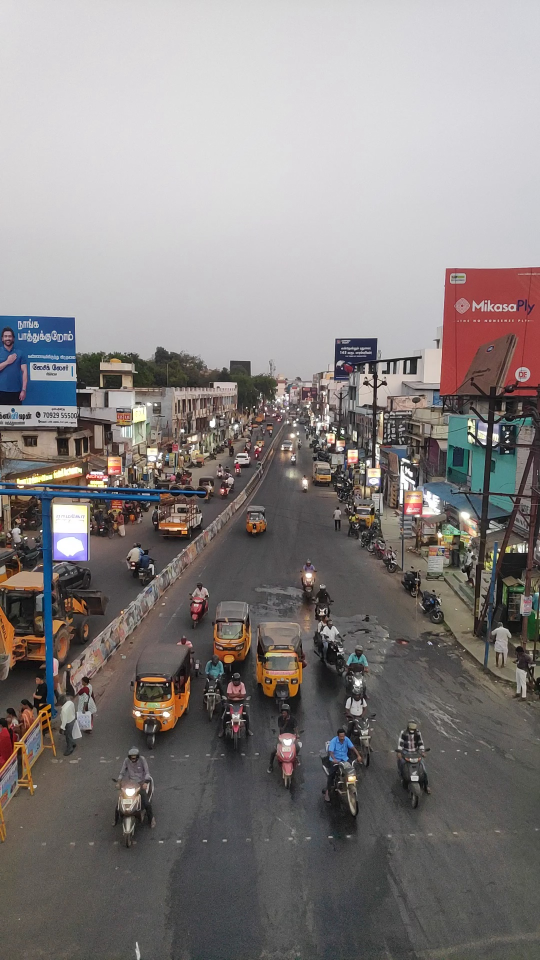
#> input picture Images/01/0.jpg, 1080 x 1920 px, found by its file name (shown at 1/2 size); its folder holds only this picture in this run
$ jupyter execute --allow-errors Edge_Detection.ipynb   (shell and % lines are left out)
#> lines starting #> are read from the running program, lines starting #| are printed output that depends on the picture; after the words box and inside, x2 and y2 are one past the last pixel; in counts of white or black regions, pixels touching at a corner belong together
[cell 1]
from google.colab import drive
drive.mount('/content/drive')

[cell 2]
%cd /content/drive/MyDrive/SIH

[cell 3]
import cv2 as cv
import numpy as np
import matplotlib.pyplot as plt
import os

[cell 4]
def contours_detector(img):
    gray = cv.cvtColor(img, cv.COLOR_BGR2GRAY)
    blank = np.zeros(img.shape[:2], dtype='uint8')
    blurred_image = cv.GaussianBlur(gray, (5, 5), 0)

    edges = cv.Canny(blurred_image, 50, 150)

    contours, hierarchy = cv.findContours(edges, cv.RETR_LIST, cv.CHAIN_APPROX_SIMPLE)
    count = len(contours)
    area = [cv.contourArea(contour) for contour in contours]
    print("Area: ",area)

    vehicle_contours = [cnt for cnt in contours if 400 < cv.contourArea(cnt) < 1200]
    vehicle_count = len(vehicle_contours)
    print("Vehicle count: ", vehicle_count)

    cv.drawContours(blank, contours, -1, (255), thickness=2)
    blank = cv.dilate(blank, (3,3), iterations=1)

    return blank, count

image = cv.imread('/content/drive/MyDrive/SIH/Images/02/06.jpg')
#> (the rest of this cell did not finish here and is left out)

[cell 5]
min_list = []
min_folder = []
for f in os.listdir('Images'):
    f_path = os.path.join('Images', f)
    if os.path.isdir(f_path):
        min_count = []
        fol_num = []
        for l in os.listdir(f_path):
            l_path = os.path.join(f_path, l)
            parts = l_path.split(".")[0].split('/')

            image = cv.imread(l_path)
#> image is the input picture: shape (1920, 1080, 3); mean B, G, R 129.7, 130.5, 135.5
            blank, count = contours_detector(image)
#> in contours_detector (call 2), `gray = cv.cvtColor(img, cv.COLOR_BGR2GRAY)`:
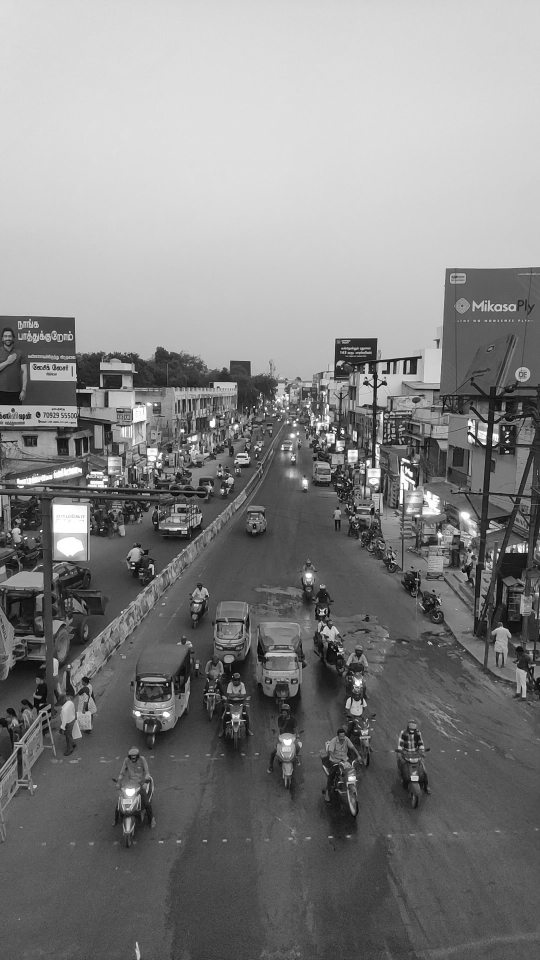
#> gray: shape (1920, 1080) (shown at 1/2 size); min 0, max 255, mean 131.9
#> in contours_detector (call 2), `edges = cv.Canny(blurred_image, 50, 150)`:
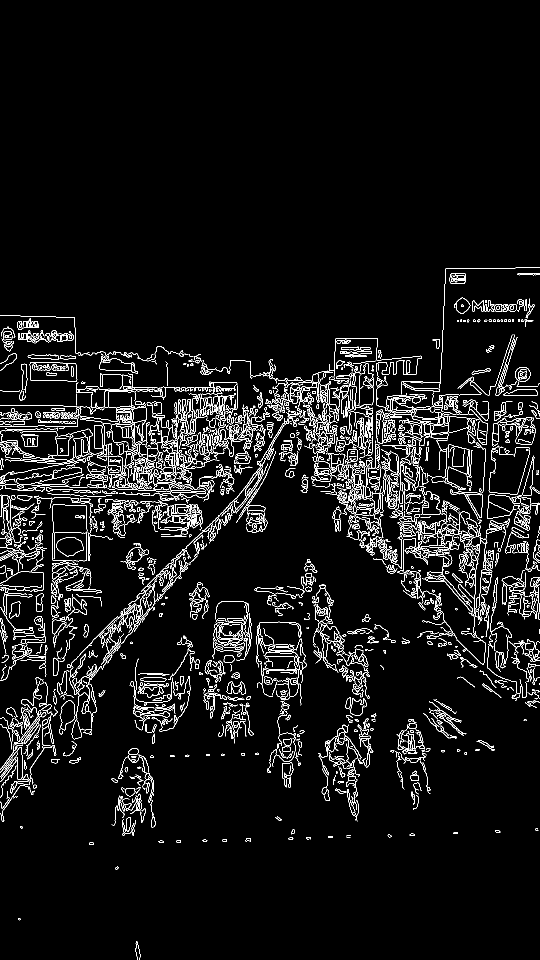
#> edges: shape (1920, 1080) (shown at 1/2 size); 5.1% white in thin lines or dots, all inside (x1, y1, x2, y2) = (0, 534, 1080, 1920)
#> in contours_detector (call 2), `contours, hierarchy = cv.findContours(edges, cv.RETR_LIST, cv.CHAIN_AP..`: contours = 2579 contours, 1714 with area under 20; largest, box (x1, y1, x2, y2) and area: (59, 724, 155, 763) 3301, (59, 724, 155, 763) 3298, (974, 989, 1080, 1038) 2820, (977, 989, 1063, 1028) 1768, (242, 1154, 317, 1288) 1692
#> in contours_detector (call 2), `count = len(contours)`: count = 2579
#> in contours_detector (call 2), `area = [cv.contourArea(contour) for contour in contours]`: area = 2579 values, max 3301 at index 2410, min 0 at index 27, mean 45.49
#> (printed output is left out)
#> in contours_detector (call 2), `vehicle_contours = [cnt for cnt in contours if 400 < cv.contourArea(cn..`: vehicle_contours = 38 contours; largest, box (x1, y1, x2, y2) and area: (119, 1401, 151, 1461) 1179, (119, 1401, 151, 1461) 1142, (342, 771, 476, 870) 985, (984, 834, 1064, 893) 944, (974, 1004, 1022, 1038) 900
#> in contours_detector (call 2), `vehicle_count = len(vehicle_contours)`: vehicle_count = 38
#> in contours_detector (call 2), `cv.drawContours(blank, contours, -1, (255), thickness=2)`:
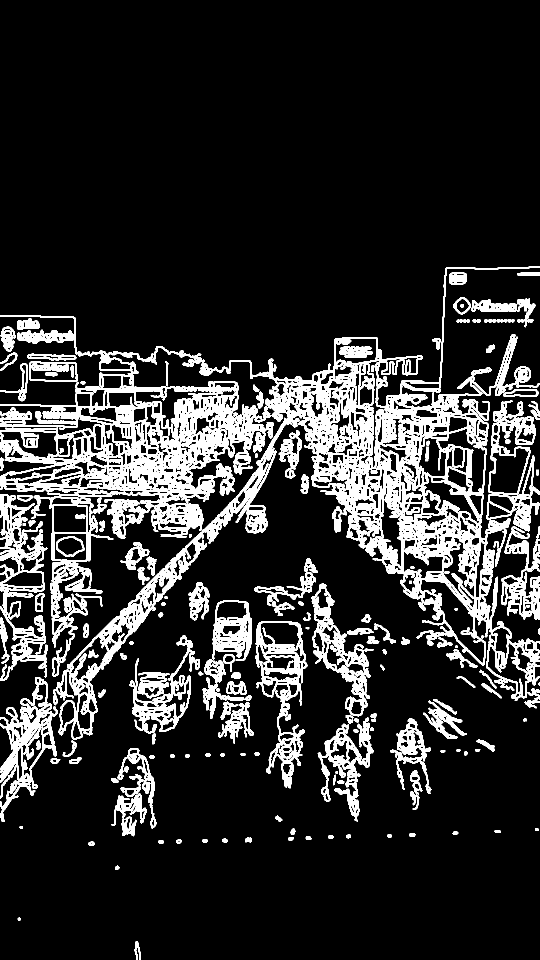
#> blank: shape (1920, 1080) (shown at 1/2 size); 15.5% white; 196 white regions (1 under 20 px), largest, box (x1, y1, x2, y2) and area: (0, 533, 1080, 1480) 180403, (0, 988, 96, 1362) 11325, (0, 1354, 116, 1644) 9860
#> in contours_detector (call 2), `blank = cv.dilate(blank, (3,3), iterations=1)`:
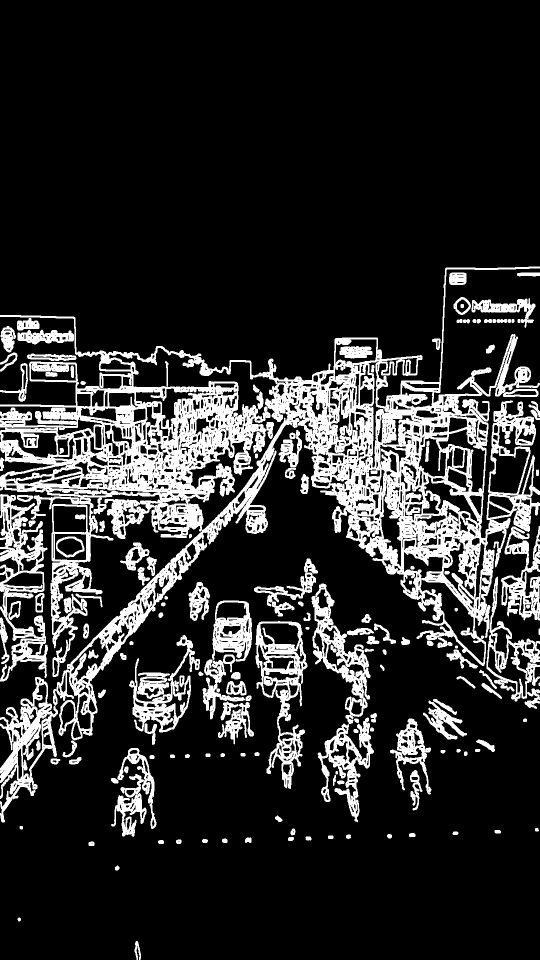
#> blank: shape (1920, 1080) (shown at 1/2 size); 17.3% white; 161 white regions (1 under 20 px), largest, box (x1, y1, x2, y2) and area: (0, 533, 1080, 1645) 235480, (0, 988, 96, 1363) 12953, (511, 1242, 615, 1578) 11078
#> count = 2579

            min_count.append(count)
            fol_num.append(int(parts[-1]))

        min_list.append(np.min(min_count))
        min_folder.append(fol_num[np.argmin(min_count)])
#> pass 2 of the loop `for f in os.listdir('Images'):`:
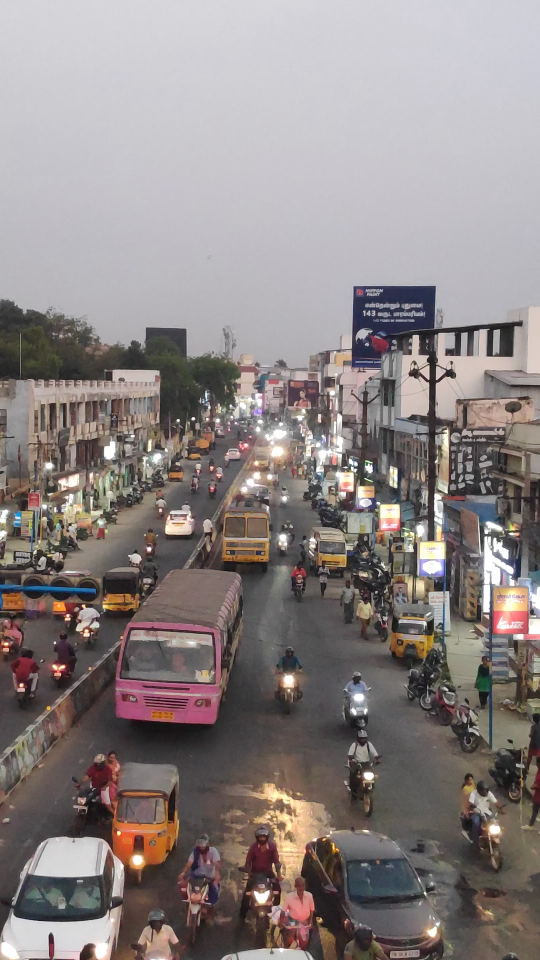
#> input picture Images/02/0.jpg, 1080 x 1920 px, found by its file name (shown at 1/2 size)
#> image is the input picture: shape (1920, 1080, 3); mean B, G, R 131.4, 132.2, 140.3
#> in contours_detector (call 3), `edges = cv.Canny(blurred_image, 50, 150)`:
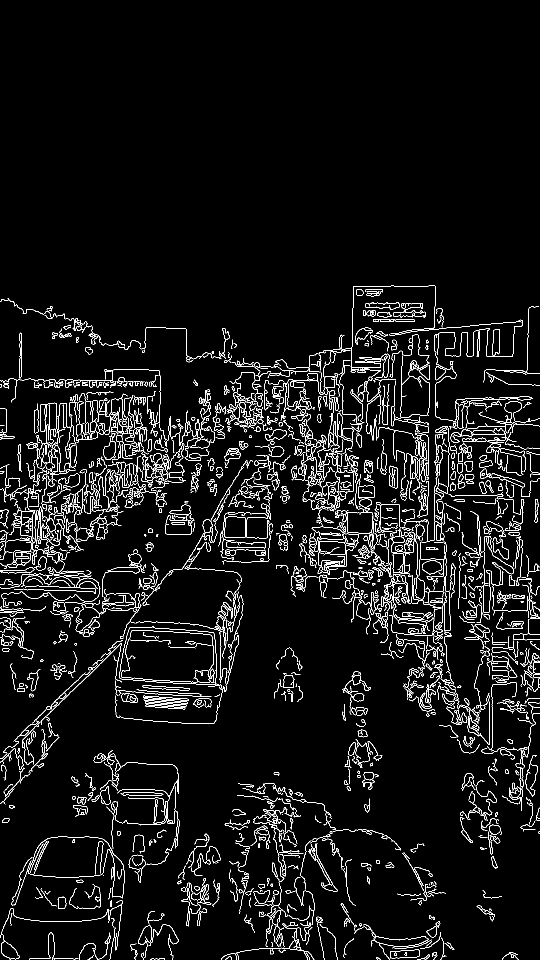
#> edges: shape (1920, 1080) (shown at 1/2 size); 5.1% white in thin lines or dots, all inside (x1, y1, x2, y2) = (0, 571, 1080, 1920)
#> contours = 2012 contours, 1233 with area under 20; largest, box (x1, y1, x2, y2) and area: (239, 1253, 438, 1370) 19646, (239, 1253, 433, 1370) 19636, (56, 1673, 249, 1797) 12598, (56, 1673, 249, 1796) 12520, (962, 1072, 1028, 1225) 3080
#> in contours_detector (call 3), `count = len(contours)`: count = 2012
#> area = 2012 values, max 19646.5 at index 694, min 0 at index 9, mean 84.43
#> vehicle_contours = 31 contours; largest, box (x1, y1, x2, y2) and area: (623, 1046, 717, 1096) 1186, (624, 1053, 689, 1080) 1132, (780, 1899, 840, 1917) 819, (2, 1868, 39, 1920) 816, (780, 1899, 840, 1917) 813
#> vehicle_count = 31
#> in contours_detector (call 3), `blank = cv.dilate(blank, (3,3), iterations=1)`:
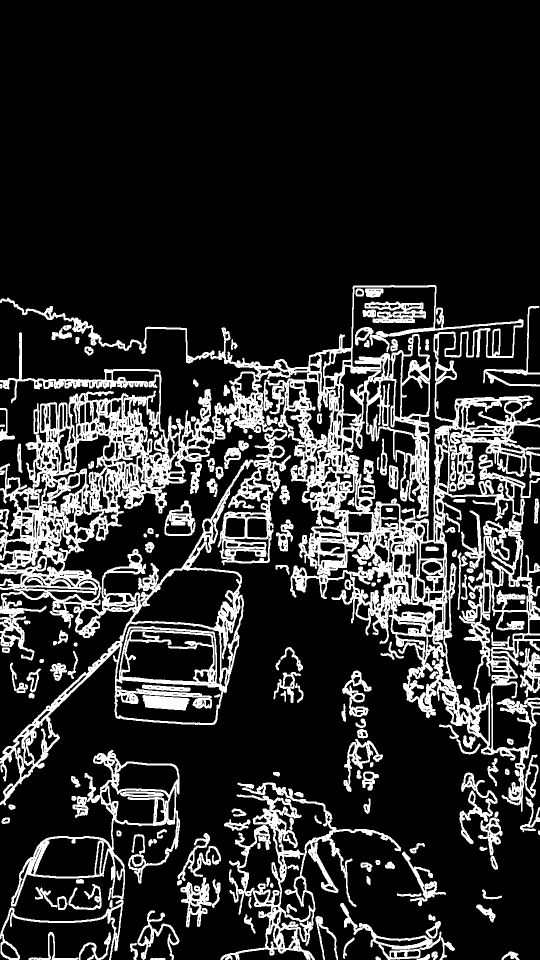
#> blank: shape (1920, 1080) (shown at 1/2 size); 17.8% white; 161 white regions
#> `blank, count = contours_detector(image)`: count = 2012

print(min_folder)

[cell 6]
video_list = []
for i, f in enumerate(os.listdir('Images')):
    f_path = os.path.join('Images', f)
    if os.path.isdir(f_path):
        vehicle_area = []
        for l in os.listdir(f_path):
            l_path = os.path.join(f_path, l)

            image = cv.imread(l_path)
            blank, count = contours_detector(image)
#> in contours_detector (call 4), `contours, hierarchy = cv.findContours(edges, cv.RETR_LIST, cv.CHAIN_AP..`: contours = 2579 contours, 1714 with area under 20; largest, box (x1, y1, x2, y2) and area: (59, 724, 155, 763) 3301, (59, 724, 155, 763) 3298, (974, 989, 1080, 1038) 2820, (977, 989, 1063, 1028) 1768, (242, 1154, 317, 1288) 1692
#> in contours_detector (call 4), `vehicle_contours = [cnt for cnt in contours if 400 < cv.contourArea(cn..`: vehicle_contours = 38 contours; largest, box (x1, y1, x2, y2) and area: (119, 1401, 151, 1461) 1179, (119, 1401, 151, 1461) 1142, (342, 771, 476, 870) 985, (984, 834, 1064, 893) 944, (974, 1004, 1022, 1038) 900
#> count = 2579

            vehicle_area.append(count - min_list[i])
        video_list.append(vehicle_area)
#> pass 2 of the loop `for i, f in enumerate(os.listdir('Images')):`:
#> contours = 2012 contours, 1233 with area under 20; largest, box (x1, y1, x2, y2) and area: (239, 1253, 438, 1370) 19646, (239, 1253, 433, 1370) 19636, (56, 1673, 249, 1797) 12598, (56, 1673, 249, 1796) 12520, (962, 1072, 1028, 1225) 3080
#> vehicle_contours = 31 contours; largest, box (x1, y1, x2, y2) and area: (623, 1046, 717, 1096) 1186, (624, 1053, 689, 1080) 1132, (780, 1899, 840, 1917) 819, (2, 1868, 39, 1920) 816, (780, 1899, 840, 1917) 813
#> `blank, count = contours_detector(image)`: count = 2012

print(video_list)
